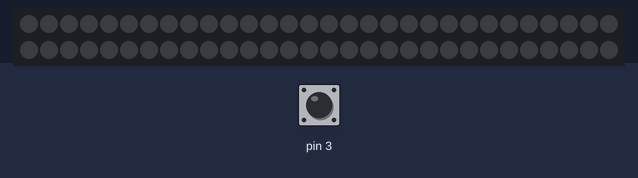
Bench run of a sketch on a simulated Arduino Uno, built with avr-gcc and run on an emulated ATmega328P. Parts: 60 RGB LEDs in strip order, left to right, continuing on the next row. The test bench sets the inputs (shaded band); at power-on: pin 3 LOW. Dim RGB values are drawn brighter than linear; random numbers use the default seed unless the sketch sets one.

Above: at 1.2 s.
1.3 s: pin 3 driven HIGH
At 2.5 s:
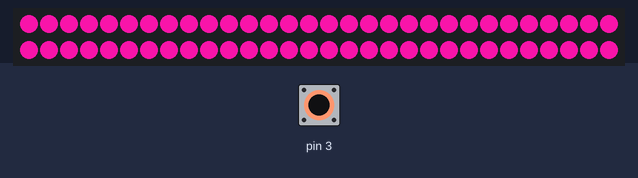
2.8 s: pin 3 pulsed LOW 5 times (0.12 s each, 0.3 s apart)
At 5.3 s:
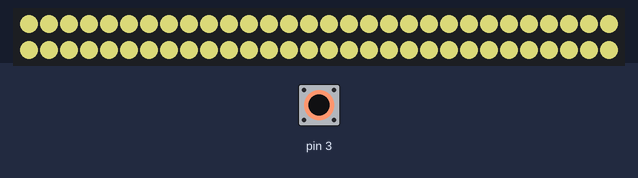
5.8 s: pin 3 pulsed LOW 2 times (0.12 s each, 0.3 s apart)
At 6.07 s:
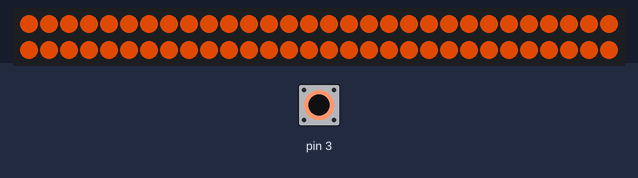
Timing chart, 0 to 8.8 s (numbered marks = the images above; inputs shaded):
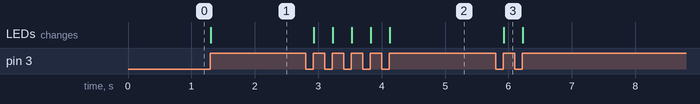

The sketch:

tambourine.ino
```cpp
#include <Adafruit_NeoPixel.h>
#ifdef __AVR__
  #include <avr/power.h>
#endif

#define PIN 9 //this is the data out pin for your WS2812s!!
Adafruit_NeoPixel strip = Adafruit_NeoPixel(60, PIN, NEO_GRB + NEO_KHZ800);


int r, b, g = 0;
float a = 0;


void setup() {

  strip.begin();
  strip.show(); // Initialize all pixels to 'off'
  attachInterrupt(digitalPinToInterrupt(3), newColor, RISING); //when the piezo is tapped, set new color. switch digitalPinToInterrupt() to what works for you

}

void loop() {

  while(a > 0){

    for(uint16_t i=0; i<strip.numPixels(); i++) {
      strip.setPixelColor(i, strip.Color(int(r * a),int(g * a),int(b * a))); //set strip color, multiplying each r,g,b value by the fading alpha channel. truncate result with int()
    }

    strip.show();
    if(a > 0) a =- 0.01; //decrement brightness (a for alpha channel) with each loop cycle. Use a larger number for a faster fade.

    delay(1);

  }

}

void newColor(){
  r = random(255);
  g = random(255);
  b = random(255);
  a = 1; //set brightness to full every time the tambourine is tapped, with a random r,g,b value
}
```

Measured:
- after the input at 1.3 s, the LEDs: change at once (image 1)
- after the input at 2.8 s, the LEDs: first change after 0.13 s (image 2 shows a later state)
- after the input at 5.8 s, the LEDs: change after 0.13 s (image 3)
